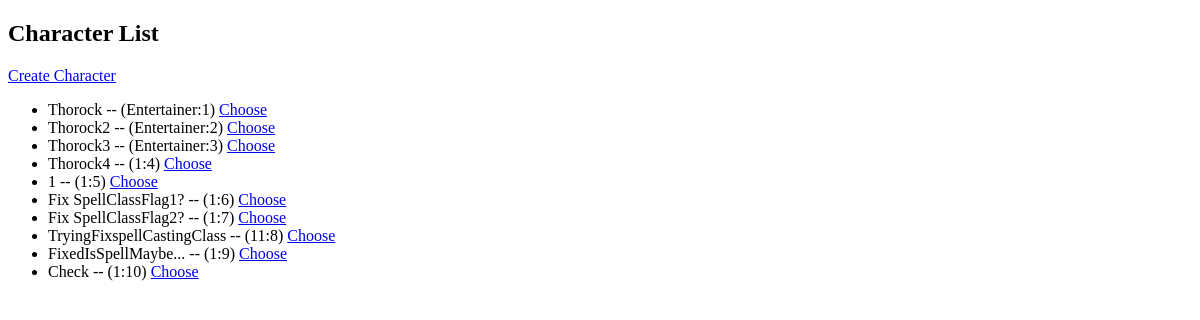
Before: /list (signed in) with the older database file.
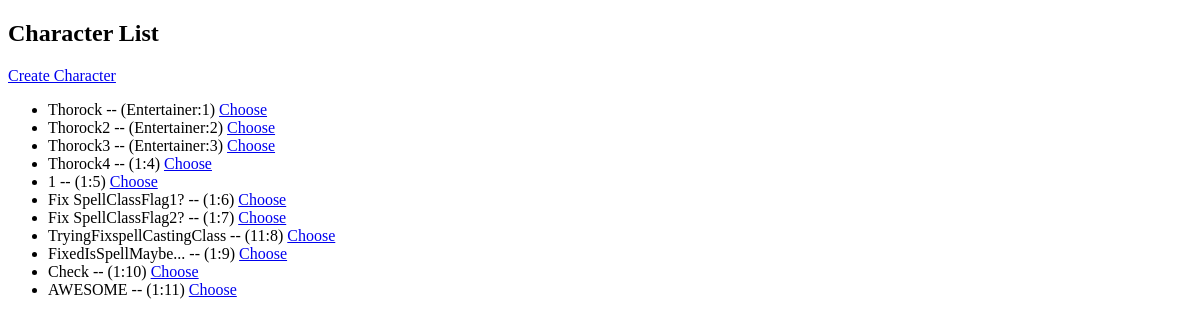
After: the same page with the newer database file.
### tables this page shows
CREATE TABLE Character(
characterid INTEGER PRIMARY KEY AUTOINCREMENT,
userid INTEGER REFERENCES User(userid),
background TEXT NOT NULL,
iscompanion INTEGER CHECK(iscompanion >= 0) DEFAULT NULL, 
name TEXT,
playername TEXT,
electrum INTEGER CHECK(electrum >= 0) DEFAULT 0,
gold INTEGER CHECK(gold >= 0) DEFAULT 0,
silver INTEGER CHECK(silver >= 0) DEFAULT 0,
copper INTEGER CHECK(copper >= 0) DEFAULT 0,
platinum INTEGER CHECK(platinum >= 0) DEFAULT 0,
ownerid INTEGER REFERENCES Character(characterid) DEFAULT NULL
);

### MyFlask.py (the view)
@app.route("/list") #character listing page
def list_characters():
    conn = sqlite3.connect("DnDCharacterManager.db")
    cursor = conn.cursor()
    cursor.execute("SELECT * FROM User")
    print(cursor.fetchall())
    cursor.execute("SELECT * FROM Character")
    print(cursor.fetchall())
    user_id = session.get("userid")
    cursor.execute("SELECT characterid, name, background FROM Character WHERE userid = ? AND iscompanion = 0", (user_id,))
    characters = cursor.fetchall()
    cursor.execute("SELECT username FROM User WHERE userid = ?", (user_id,))
    username = cursor.fetchone()[0]
    conn.close()
    return render_template("list.html", characters=characters, username=username)

### templates/list.html (shortened to what this page needs)
<!DOCTYPE html>
<html lang="en">
<head>
</head>
<body>
    <h2>Character List</h2>
    <a href="/charactercreation"> Create Character </a>
    <ul>
        {% for c in characters %}
            <li>
                {{c[1]}} -- ({{c[2]}}:{{c[0]}})
                <a href="character/{{ c[0] }}">Choose</a>
            </li>
        {% endfor %}
    </ul>
</body>
</html>

Changed rows visible on the page:
added Character: name "AWESOME", background "1", characterid "11"
